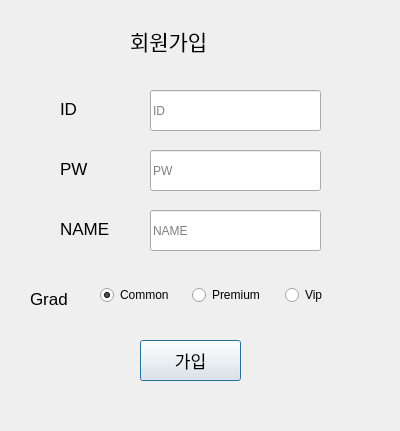
<?xml version="1.0" encoding="UTF-8"?>
<ui version="4.0">
 <class>join</class>
 <widget class="QDialog" name="join">
  <property name="geometry">
   <rect>
    <x>0</x>
    <y>0</y>
    <width>400</width>
    <height>431</height>
   </rect>
  </property>
  <property name="maximumSize">
   <size>
    <width>800</width>
    <height>16777215</height>
   </size>
  </property>
  <property name="windowTitle">
   <string>Dialog</string>
  </property>
  <widget class="QLabel" name="label">
   <property name="geometry">
    <rect>
     <x>130</x>
     <y>10</y>
     <width>81</width>
     <height>61</height>
    </rect>
   </property>
   <property name="font">
    <font>
     <pointsize>16</pointsize>
    </font>
   </property>
   <property name="text">
    <string>회원가입</string>
   </property>
  </widget>
  <widget class="QLabel" name="labelID">
   <property name="geometry">
    <rect>
     <x>60</x>
     <y>100</y>
     <width>41</width>
     <height>17</height>
    </rect>
   </property>
   <property name="font">
    <font>
     <pointsize>13</pointsize>
    </font>
   </property>
   <property name="text">
    <string>ID</string>
   </property>
  </widget>
  <widget class="QLabel" name="labelPW">
   <property name="geometry">
    <rect>
     <x>60</x>
     <y>160</y>
     <width>67</width>
     <height>17</height>
    </rect>
   </property>
   <property name="font">
    <font>
     <pointsize>13</pointsize>
    </font>
   </property>
   <property name="text">
    <string>PW</string>
   </property>
  </widget>
  <widget class="QLabel" name="labelNAME">
   <property name="geometry">
    <rect>
     <x>60</x>
     <y>220</y>
     <width>67</width>
     <height>17</height>
    </rect>
   </property>
   <property name="font">
    <font>
     <pointsize>13</pointsize>
    </font>
   </property>
   <property name="text">
    <string>NAME</string>
   </property>
  </widget>
  <widget class="QLabel" name="grade">
   <property name="geometry">
    <rect>
     <x>30</x>
     <y>290</y>
     <width>51</width>
     <height>17</height>
    </rect>
   </property>
   <property name="font">
    <font>
     <pointsize>13</pointsize>
    </font>
   </property>
   <property name="text">
    <string>Grad</string>
   </property>
  </widget>
  <widget class="QPushButton" name="newjoin">
   <property name="geometry">
    <rect>
     <x>140</x>
     <y>340</y>
     <width>101</width>
     <height>41</height>
    </rect>
   </property>
   <property name="font">
    <font>
     <pointsize>13</pointsize>
    </font>
   </property>
   <property name="text">
    <string>가입</string>
   </property>
  </widget>
  <widget class="QLineEdit" name="getID">
   <property name="enabled">
    <bool>true</bool>
   </property>
   <property name="geometry">
    <rect>
     <x>150</x>
     <y>90</y>
     <width>171</width>
     <height>41</height>
    </rect>
   </property>
   <property name="mouseTracking">
    <bool>false</bool>
   </property>
   <property name="placeholderText">
    <string>ID</string>
   </property>
  </widget>
  <widget class="QLineEdit" name="getPW">
   <property name="enabled">
    <bool>true</bool>
   </property>
   <property name="geometry">
    <rect>
     <x>150</x>
     <y>150</y>
     <width>171</width>
     <height>41</height>
    </rect>
   </property>
   <property name="mouseTracking">
    <bool>false</bool>
   </property>
   <property name="placeholderText">
    <string>PW</string>
   </property>
  </widget>
  <widget class="QLineEdit" name="getNAME">
   <property name="enabled">
    <bool>true</bool>
   </property>
   <property name="geometry">
    <rect>
     <x>150</x>
     <y>210</y>
     <width>171</width>
     <height>41</height>
    </rect>
   </property>
   <property name="mouseTracking">
    <bool>false</bool>
   </property>
   <property name="placeholderText">
    <string>NAME</string>
   </property>
  </widget>
  <widget class="QWidget" name="">
   <property name="geometry">
    <rect>
     <x>100</x>
     <y>280</y>
     <width>271</width>
     <height>31</height>
    </rect>
   </property>
   <layout class="QHBoxLayout" name="horizontalLayout">
    <item>
     <widget class="QRadioButton" name="c_click">
      <property name="text">
       <string>Common</string>
      </property>
      <property name="checkable">
       <bool>true</bool>
      </property>
      <property name="checked">
       <bool>true</bool>
      </property>
     </widget>
    </item>
    <item>
     <widget class="QRadioButton" name="p_click">
      <property name="text">
       <string>Premium</string>
      </property>
     </widget>
    </item>
    <item>
     <widget class="QRadioButton" name="v_click">
      <property name="text">
       <string>Vip</string>
      </property>
     </widget>
    </item>
   </layout>
  </widget>
 </widget>
 <resources/>
 <connections/>
</ui>
